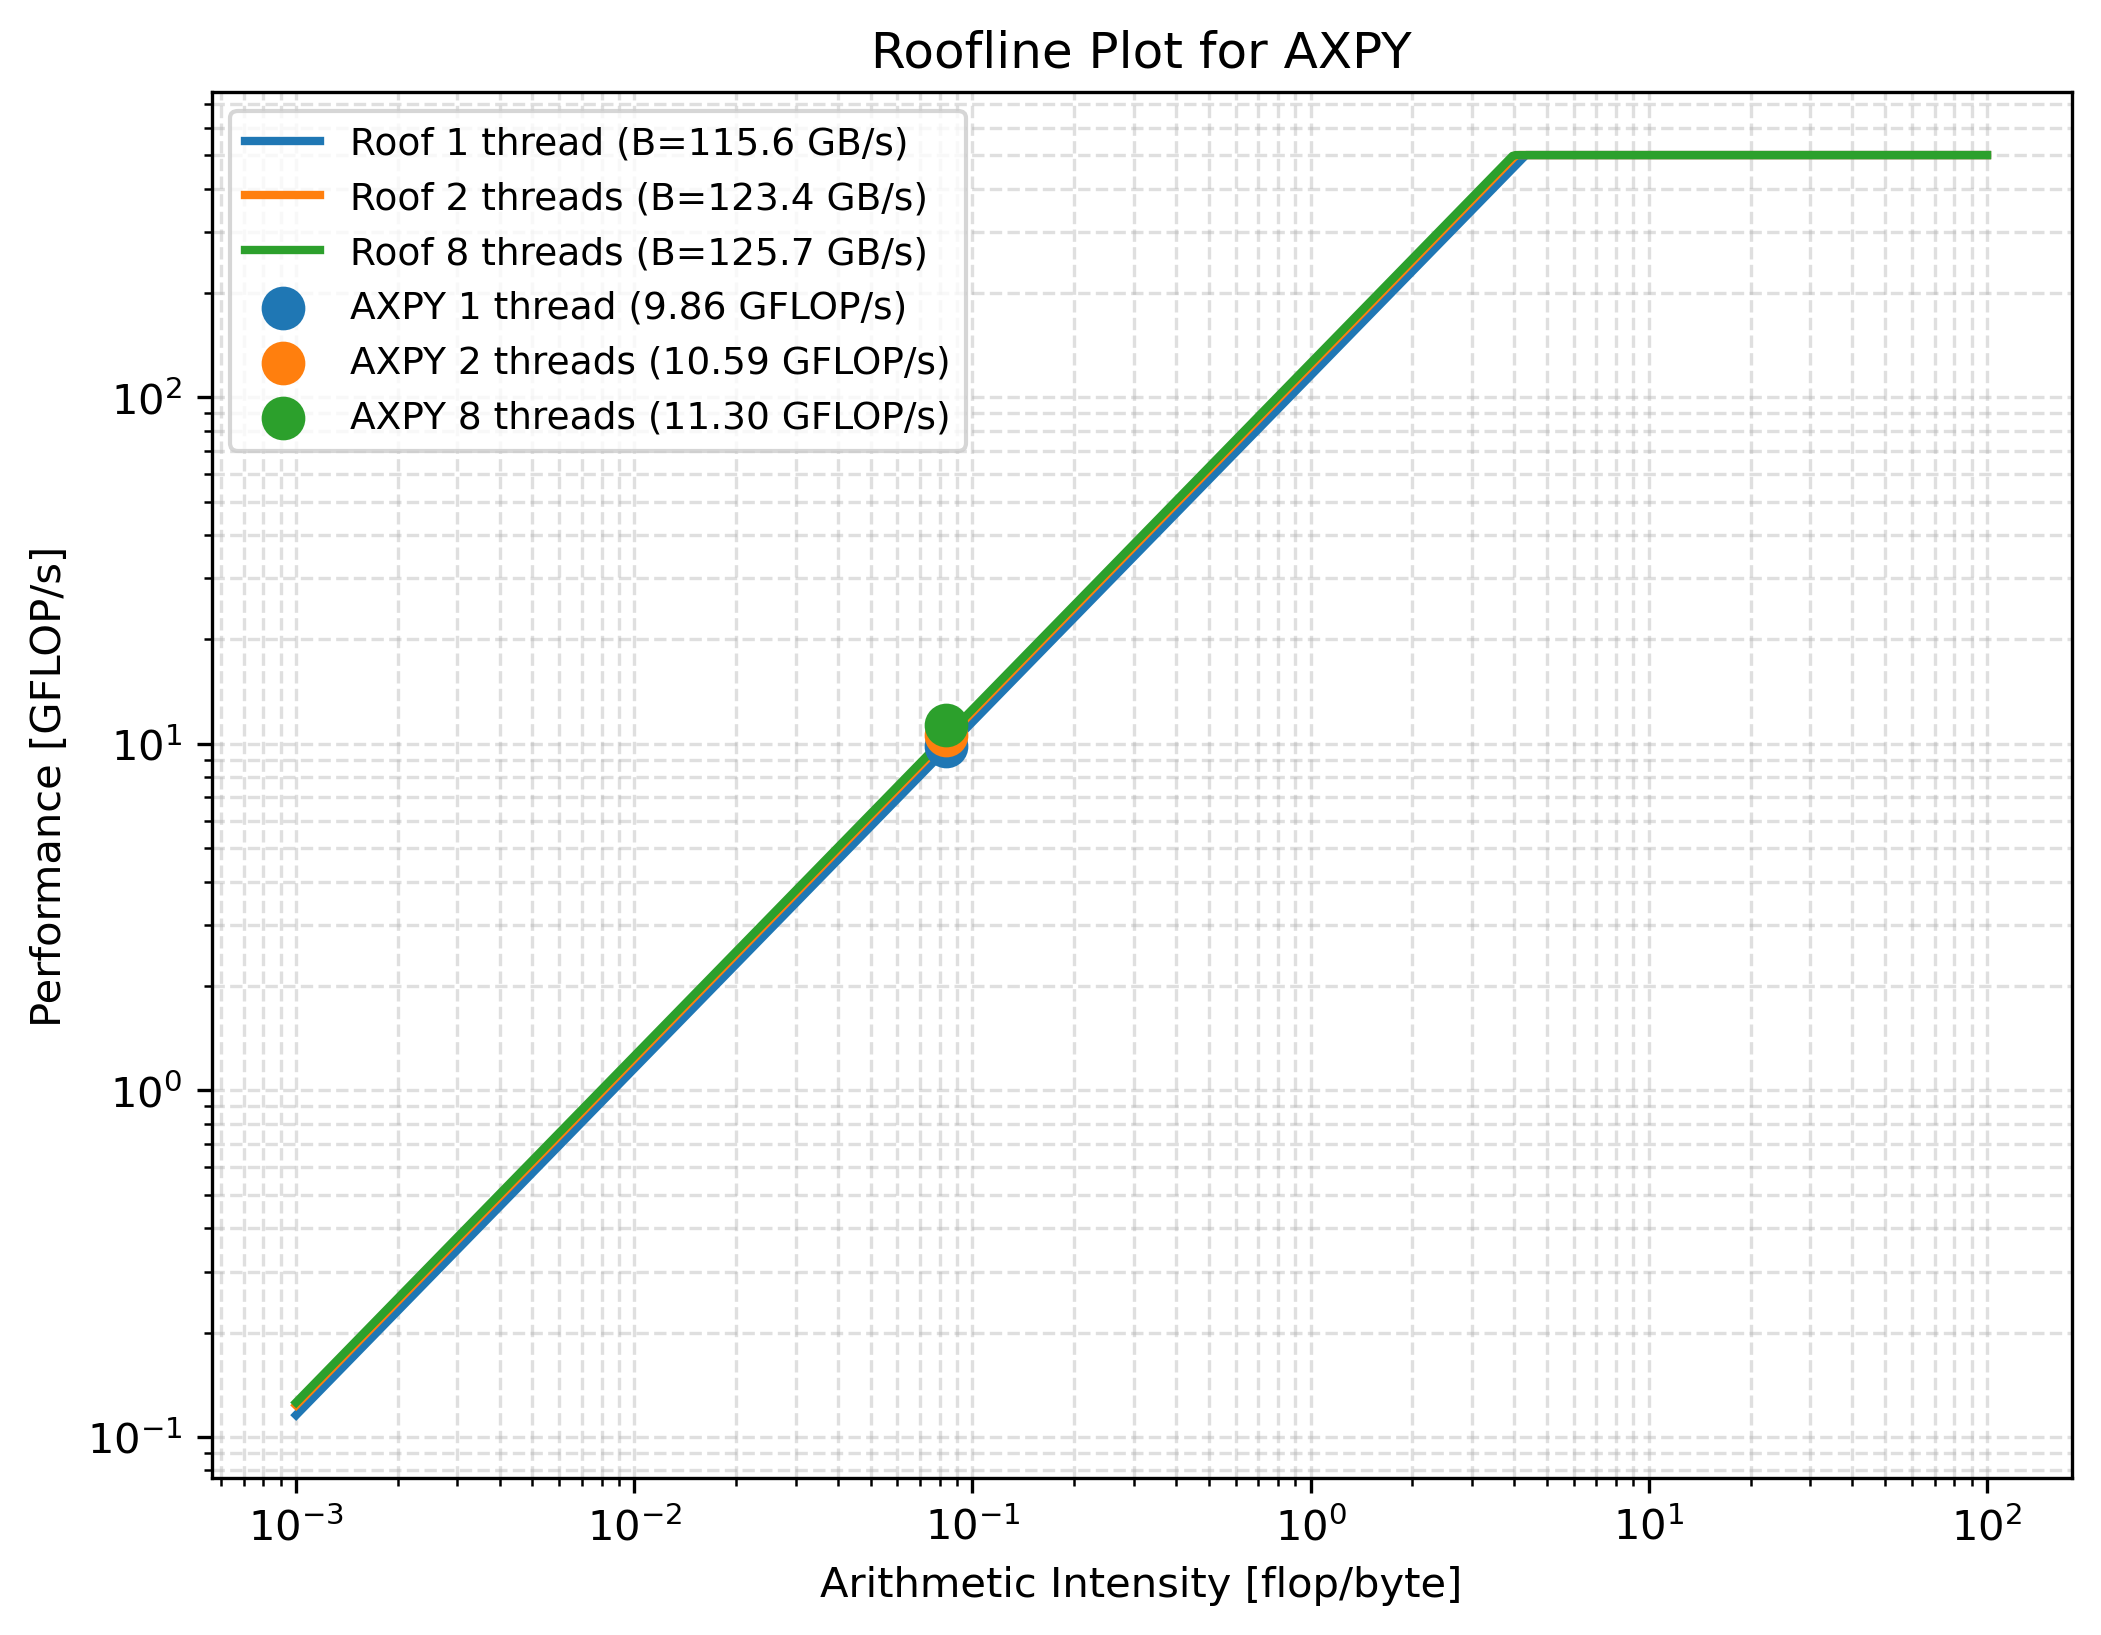

This chart was generated by the following Python code:
import numpy as np
import matplotlib.pyplot as plt

# ----------------------------
# AXPY data
# ----------------------------
n = 100000000
I_axpy = 2.0 / 24.0   # flop/byte

T1 = 0.020286
T2 = 0.018886
T8 = 0.017705

P1 = (2.0 * n) / T1 / 1e9
P2 = (2.0 * n) / T2 / 1e9
P8 = (2.0 * n) / T8 / 1e9

# ----------------------------
# STREAM-like measured bandwidths
# ----------------------------
B1 = 115.579
B2 = 123.381
B8 = 125.687

# Large compute peak just to show the memory roofs clearly
P_peak = 500.0

I = np.logspace(-3, 2, 500)

def roofline(I, B, P_peak):
    return np.minimum(B * I, P_peak)

R1 = roofline(I, B1, P_peak)
R2 = roofline(I, B2, P_peak)
R8 = roofline(I, B8, P_peak)

fig, ax = plt.subplots(figsize=(8, 6))

ax.loglog(I, R1, linewidth=2, label=f'Roof 1 thread (B={B1:.1f} GB/s)')
ax.loglog(I, R2, linewidth=2, label=f'Roof 2 threads (B={B2:.1f} GB/s)')
ax.loglog(I, R8, linewidth=2, label=f'Roof 8 threads (B={B8:.1f} GB/s)')

ax.scatter([I_axpy], [P1], s=90, zorder=5, label=f'AXPY 1 thread ({P1:.2f} GFLOP/s)')
ax.scatter([I_axpy], [P2], s=90, zorder=5, label=f'AXPY 2 threads ({P2:.2f} GFLOP/s)')
ax.scatter([I_axpy], [P8], s=90, zorder=5, label=f'AXPY 8 threads ({P8:.2f} GFLOP/s)')

ax.set_xlabel('Arithmetic Intensity [flop/byte]')
ax.set_ylabel('Performance [GFLOP/s]')
ax.set_title('Roofline Plot for AXPY')
ax.grid(True, which='both', linestyle='--', alpha=0.4)
ax.legend(fontsize=9)

plt.savefig("roofline_plot.png", dpi=300, bbox_inches="tight")
plt.show()

roof1 = B1 * I_axpy
roof2 = B2 * I_axpy
roof8 = B8 * I_axpy

print(f"I_axpy = {I_axpy:.6f} flop/byte")
print(f"1 thread: AXPY = {P1:.3f} GFLOP/s, roof = {roof1:.3f} GFLOP/s, %peak = {100*P1/roof1:.1f}%")
print(f"2 threads: AXPY = {P2:.3f} GFLOP/s, roof = {roof2:.3f} GFLOP/s, %peak = {100*P2/roof2:.1f}%")
print(f"8 threads: AXPY = {P8:.3f} GFLOP/s, roof = {roof8:.3f} GFLOP/s, %peak = {100*P8/roof8:.1f}%")
